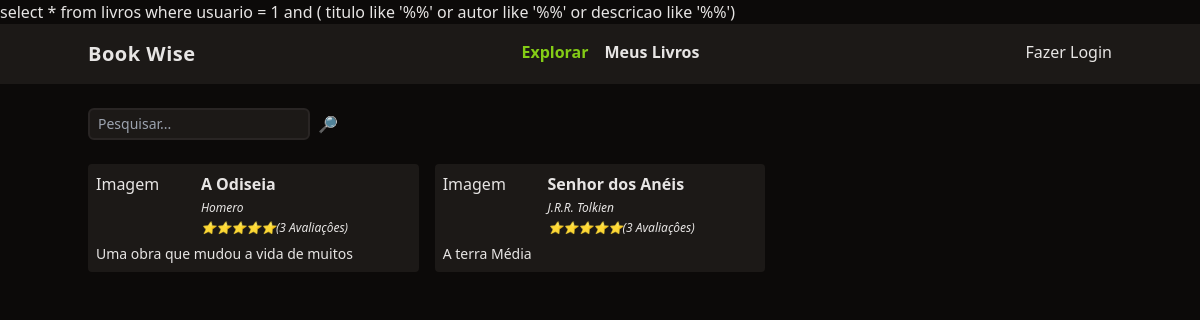
Before: / with the older database file.
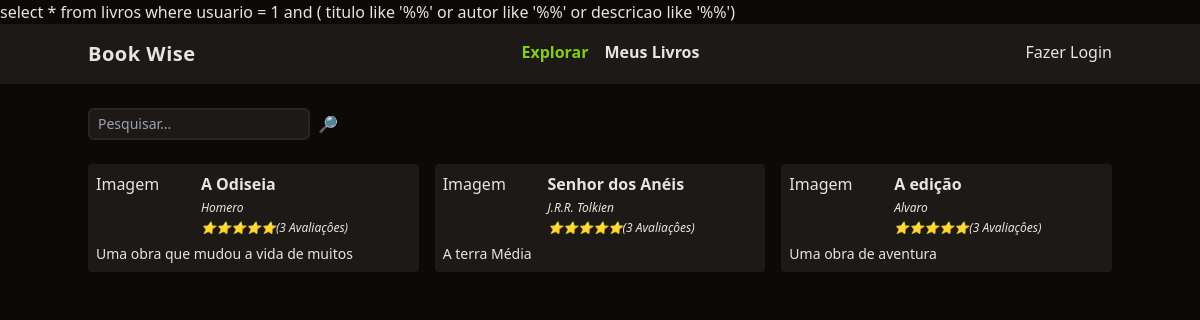
After: the same page with the newer database file.
### tables this page shows
CREATE TABLE livros (
	id integer primary key,
  titulo varchar(255),
	autor varchar(100),
  descricao text,
  ano_de_lancamento integer,
  nr_paginas integer,
  usuario_id integer,
  foreign key(usuario_id) references usuarios(id) on delete cascade
);

### functions.php (called while the page is built, shortened)
<?php
function view($view, $data = [])
{
    require "views/template/app.php";
}

### controllers/index.controller.php (called while the page is built)
<?php
$pesquisar = $_REQUEST['pesquisar'] ?? '';
$livros = (new DB)->livros($pesquisar);
view('index', [
    'livros' => $livros
]);

### routes.php (called while the page is built, shortened)
<?php
$controller = str_replace('/', '', parse_url($_SERVER['REQUEST_URI'])['path']);
if (!$controller) $controller = 'index';
require "controllers/{$controller}.controller.php";

### index.php (called while the page is built)
<?php
require "functions.php";
require "models/livro.php";
require "database.php";
require "routes.php";

### database.php (called while the page is built, shortened)
<?php
class DB
{
    private $db;
    public function __construct()
    {
        $this->db = new PDO('sqlite:database.sqlite');
    }
    public function livros($pesquisar = '')
    {
        $query = $this->db->query("select * from livros");
        $items =  $query->fetchAll();
        return array_map(fn($item) => Livro::make($item), $items);
    }
}

### models/livro.php (called while the page is built, shortened)
<?php
class Livro
{
    public static function make($item)
    {
        $livro = new self();
        $livro->id = $item['id'];
        $livro->titulo = $item['titulo'];
        $livro->autor = $item['autor'];
        $livro->descricao = $item['descricao'];
        return $livro;
    }
}

### views/index.view.php (the view)
<form class="w-full flex space-x-2 mt-6">
    <input
        type="text"
        class="border-stone-800 border-2 rounded-md bg-stone-900 text-sm focus:outline px-2 py-1"
        placeholder="Pesquisar..."
        name="pesquisar" />
    <button type="submit">🔎</button>
</form>
<section class="grid gap-4 grid-cols-1 md:grid-cols-2 lg:grid-cols-3">
    <?php foreach ($livros as $livro): ?>
        <div class="p-2 rounded border-stone-800 bg-stone-900">
            <div class="flex">
                <div class="w-1/3">Imagem</div>
                <div class="space-y-1">
                    <a href="/livro?id=<?= $livro->id ?>" class="font-semibold hover:underline"><?= $livro->titulo ?></a>
                    <div class="text-xs italic"><?= $livro->autor ?></div>
                    <div class="text-xs italic">⭐⭐⭐⭐⭐(3 Avaliaçôes)</div>
                </div>
            </div>
            <div class="text-sm mt-2">
                <?= $livro->descricao ?>
            </div>
        </div>
    <?php endforeach; ?>
</section>

### views/template/app.php (shortened to what this page needs)
<!DOCTYPE html>
<html lang="pt-br">
<head>
    <script src="https://cdn.tailwindcss.com"></script>
</head>
<body class="bg-stone-950 text-stone-200">
    <header class="bg-stone-900">
        <nav class="mx-auto max-w-screen-lg flex justify-between py-4">
            <div class="font-bold text-xl tracking-wide">Book Wise</div>
            <ul class="flex space-x-4 font-bold">
                <li><a href="/" class="text-lime-500">Explorar</a></li>
                <li><a href="/meus-livros" class="hover:underline">Meus Livros</a></li>
            </ul>
            <ul>
                <li><a href="/login" class="hover:underline">Fazer Login</a></li>
            </ul>
        </nav>
    </header>
    <main class="mx-auto max-w-screen-lg space-y-6">
        <?php require "views/{$view}.view.php"; ?>
    </main>
</body>
</html>

Changed rows visible on the page:
added livros: titulo "A edição", autor "Alvaro", descricao "Uma obra de aventura"
